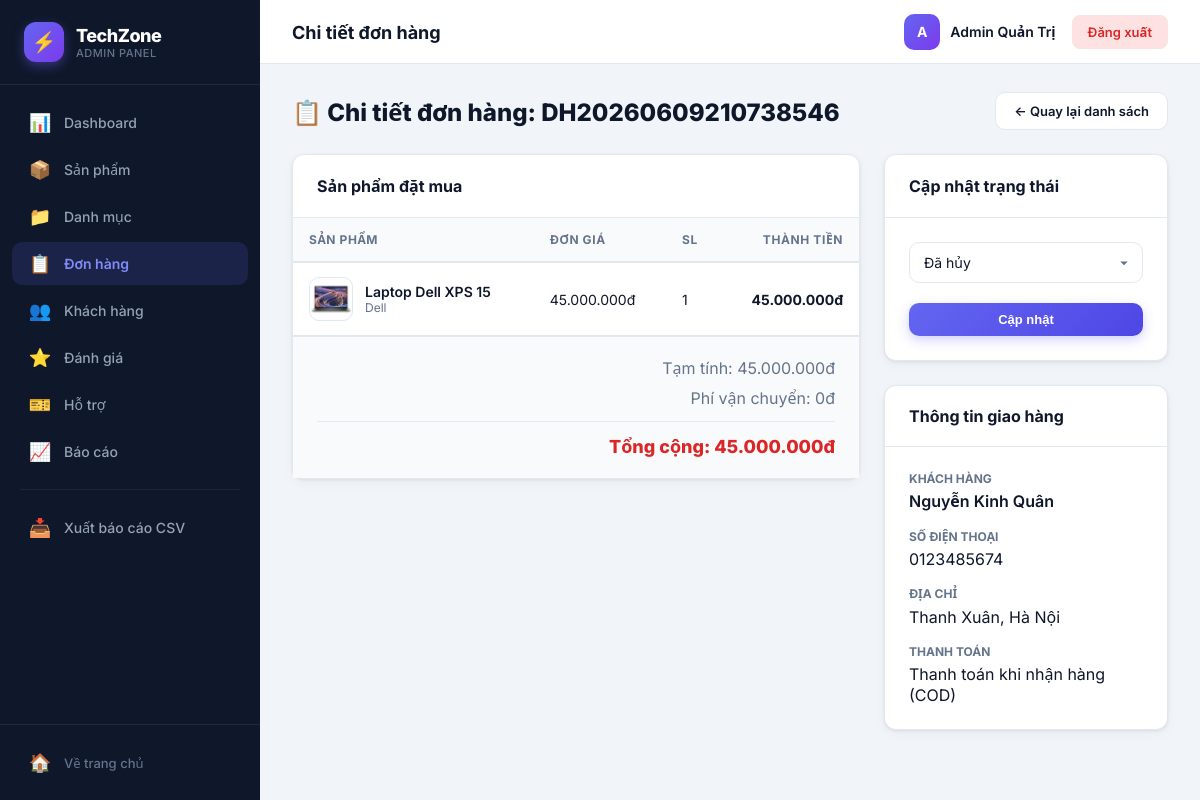
Page /admin/order_detail.php?id=6 (signed in) on the committed database.
### tables this page shows
CREATE TABLE `orders` (
  `id` int(10) UNSIGNED NOT NULL,
  `order_code` varchar(20) NOT NULL,
  `user_id` int(10) UNSIGNED DEFAULT NULL,
  `customer_name` varchar(100) NOT NULL,
  `customer_phone` varchar(20) NOT NULL,
  `customer_address` text NOT NULL,
  `note` text DEFAULT NULL,
  `subtotal` decimal(15,0) NOT NULL DEFAULT 0,
  `shipping_fee` decimal(15,0) NOT NULL DEFAULT 0,
  `total_price` decimal(15,0) NOT NULL DEFAULT 0,
  `payment_method` enum('qr','cod','momo','transfer') NOT NULL DEFAULT 'cod',
  `status` enum('Chờ xử lý','Đang giao','Đã hoàn thành','Đã hủy') NOT NULL DEFAULT 'Chờ xử lý',
  `created_at` datetime NOT NULL DEFAULT current_timestamp(),
  `updated_at` datetime NOT NULL DEFAULT current_timestamp() ON UPDATE current_timestamp()
);

CREATE TABLE `order_items` (
  `id` int(10) UNSIGNED NOT NULL,
  `order_id` int(10) UNSIGNED NOT NULL,
  `product_id` int(10) UNSIGNED DEFAULT NULL,
  `name` varchar(200) NOT NULL,
  `price` decimal(15,0) NOT NULL,
  `quantity` int(11) NOT NULL DEFAULT 1,
  `image_emoji` varchar(10) DEFAULT '?'
);

CREATE TABLE `products` (
  `id` int(10) UNSIGNED NOT NULL,
  `category_id` int(10) UNSIGNED NOT NULL,
  `name` varchar(200) NOT NULL,
  `brand` varchar(100) NOT NULL,
  `description` text DEFAULT NULL,
  `price` decimal(15,0) NOT NULL DEFAULT 0,
  `stock` int(11) NOT NULL DEFAULT 0,
  `image_emoji` varchar(10) DEFAULT '?',
  `image_file` varchar(255) DEFAULT NULL,
  `rating` decimal(2,1) NOT NULL DEFAULT 4.5,
  `featured` tinyint(1) NOT NULL DEFAULT 0,
  `created_at` datetime NOT NULL DEFAULT current_timestamp(),
  `updated_at` datetime NOT NULL DEFAULT current_timestamp() ON UPDATE current_timestamp()
);

### admin/order_detail.php (the view, shortened to what this page needs)
<?php
$pdo = getDB();
$id = (int)($_GET['id'] ?? 0);
$stmt = $pdo->prepare("SELECT * FROM orders WHERE id = ?");
$stmt->execute([$id]);
$order = $stmt->fetch();
$stmt = $pdo->prepare("
    SELECT oi.*, p.image_file, p.brand
    FROM order_items oi
    LEFT JOIN products p ON oi.product_id = p.id
    WHERE oi.order_id = ?
");
$stmt->execute([$id]);
$items = $stmt->fetchAll();
require_once __DIR__ . '/admin_layout.php';
?>
<div class="page-header">
    <h1>📋 Chi tiết đơn hàng: <?= htmlspecialchars($order['order_code']) ?></h1>
    <a href="orders.php" class="btn btn-outline">← Quay lại danh sách</a>
</div>
<div class="content-grid">
    <div style="display:flex;flex-direction:column;gap:24px;">
        <div class="card">
            <div class="card-header">
                <h3 class="card-title">Sản phẩm đặt mua</h3>
            </div>
            <div class="card-body" style="padding:0;">
                <table class="data-table">
                    <thead>
                        <tr>
                            <th>Sản phẩm</th>
                            <th>Đơn giá</th>
                            <th>SL</th>
                            <th style="text-align:right;">Thành tiền</th>
                        </tr>
                    </thead>
                    <tbody>
                        <?php foreach ($items as $item): ?>
                            <tr>
                                <td>
                                    <div class="product-cell">
                                        <?php if (!empty($item['image_file'])): ?>
                                            <img src="/bainhom/assets/images/<?= htmlspecialchars($item['image_file']) ?>" class="product-thumb">
                                        <?php else: ?>
                                            <div class="product-thumb" style="display:flex;align-items:center;justify-content:center;font-size:20px;"><?= $item['image_emoji'] ?></div>
                                        <?php endif; ?>
                                        <div>
                                            <div class="product-cell-name"><?= htmlspecialchars($item['name']) ?></div>
                                            <div class="product-cell-brand"><?= htmlspecialchars($item['brand'] ?? '—') ?></div>
                                        </div>
                                    </div>
                                </td>
                                <td><?= number_format($item['price'], 0, ',', '.') ?>đ</td>
                                <td><?= $item['quantity'] ?></td>
                                <td style="text-align:right;font-weight:700;"><?= number_format($item['price'] * $item['quantity'], 0, ',', '.') ?>đ</td>
                            </tr>
                        <?php endforeach; ?>
                    </tbody>
                </table>
                <div style="padding:20px 24px;background:#f8fafc;border-top:1px solid var(--border);text-align:right;">
                    <div style="margin-bottom:8px;color:var(--text-sub);">Tạm tính: <?= number_format($order['subtotal'], 0, ',', '.') ?>đ</div>
                    <div style="margin-bottom:8px;color:var(--text-sub);">Phí vận chuyển: <?= number_format($order['shipping_fee'], 0, ',', '.') ?>đ</div>
                    <div style="font-size:18px;font-weight:800;color:#dc2626;margin-top:12px;padding-top:12px;border-top:1px solid #e2e8f0;">
                        Tổng cộng: <?= number_format($order['total_price'], 0, ',', '.') ?>đ
                    </div>
                </div>
            </div>
        </div>
    </div>
    <div style="display:flex;flex-direction:column;gap:24px;">
        <div class="card">
            <div class="card-header">
                <h3 class="card-title">Cập nhật trạng thái</h3>
            </div>
            <div class="card-body">
                <form action="update_order_status.php" method="POST">
                    <div class="form-group">
                        <select name="status" class="form-control">
                            <option value="Đã hủy" <?= $order['status'] === 'Đã hủy' ? 'selected' : '' ?>>Đã hủy</option>
                        </select>
                    </div>
                    <button type="submit" class="btn btn-primary" style="width:100%;justify-content:center;">Cập nhật</button>
                </form>
            </div>
        </div>
        <div class="card">
            <div class="card-header">
                <h3 class="card-title">Thông tin giao hàng</h3>
            </div>
            <div class="card-body">
                <div style="display:grid;gap:16px;">
                    <div>
                        <div style="font-size:12px;color:var(--text-sub);text-transform:uppercase;font-weight:700;margin-bottom:4px;">Khách hàng</div>
                        <div style="font-weight:600;"><?= htmlspecialchars($order['customer_name']) ?></div>
                    </div>
                    <div>
                        <div style="font-size:12px;color:var(--text-sub);text-transform:uppercase;font-weight:700;margin-bottom:4px;">Số điện thoại</div>
                        <div><?= htmlspecialchars($order['customer_phone']) ?></div>
                    </div>
                    <div>
                        <div style="font-size:12px;color:var(--text-sub);text-transform:uppercase;font-weight:700;margin-bottom:4px;">Địa chỉ</div>
                        <div><?= nl2br(htmlspecialchars($order['customer_address'])) ?></div>
                    </div>
                    <div>
                        <div style="font-size:12px;color:var(--text-sub);text-transform:uppercase;font-weight:700;margin-bottom:4px;">Thanh toán</div>
                        <div>
                            <?php
                            echo match($order['payment_method']) {
                                'cod' => 'Thanh toán khi nhận hàng (COD)',
                                'momo' => 'Ví MoMo',
                                'qr' => 'Chuyển khoản QR',
                                default => strtoupper($order['payment_method'])
                            };
                            ?>
                        </div>
                    </div>
                </div>
            </div>
        </div>
    </div>
</div>
<?php require_once __DIR__ . '/admin_footer.php'; ?>

### admin/admin_layout.php (style rules this page uses)
*, *::before, *::after { box-sizing: border-box; margin: 0; padding: 0; }
:root { --sidebar-w: 260px; --topbar-h: 64px; --primary: #6366f1; --primary-dark: #4f46e5; --primary-light: #818cf8; --bg: #f1f5f9; --card: #ffffff; --text: #0f172a; --text-sub: #64748b; --border: #e2e8f0; --success: #22c55e; --warning: #f59e0b; --danger: #ef4444; --info: #3b82f6; --sidebar-bg: #0f172a; --sidebar-hover: #1e293b; --sidebar-active: rgba(99, 102, 241, 0.15); --radius: 12px; --shadow: 0 1px 3px rgba(0,0,0,0.08), 0 4px 12px rgba(0,0,0,0.04); --shadow-lg: 0 10px 30px rgba(0,0,0,0.08), 0 4px 12px rgba(0,0,0,0.05); }
body { font-family: 'Inter', system-ui, -apple-system, sans-serif; background: var(--bg); color: var(--text); min-height: 100vh; }
.card { background: var(--card); border-radius: var(--radius); box-shadow: var(--shadow); border: 1px solid var(--border); }
.card-header { padding: 20px 24px; border-bottom: 1px solid var(--border); display: flex; align-items: center; justify-content: space-between; gap: 16px; }
.card-title { font-size: 16px; font-weight: 700; color: var(--text); }
.card-body { padding: 24px; }
table.data-table { width: 100%; border-collapse: collapse; }
table.data-table thead { background: #f8fafc; }
table.data-table th { padding: 13px 16px; text-align: left; font-size: 12px; font-weight: 700; color: var(--text-sub); text-transform: uppercase; letter-spacing: 0.05em; white-space: nowrap; border-bottom: 2px solid var(--border); }
table.data-table td { padding: 14px 16px; font-size: 14px; border-bottom: 1px solid var(--border); vertical-align: middle; }
table.data-table tbody tr { transition: background 0.15s; }
.btn { display: inline-flex; align-items: center; gap: 6px; padding: 9px 18px; border-radius: 10px; font-size: 13px; font-weight: 600; text-decoration: none; border: none; cursor: pointer; transition: all 0.2s ease; white-space: nowrap; }
.btn-primary { background: linear-gradient(135deg, var(--primary), var(--primary-dark)); color: #fff; box-shadow: 0 4px 12px rgba(99,102,241,0.3); }
.btn-outline { background: #fff; border: 1px solid var(--border); color: var(--text); }
.form-group { margin-bottom: 20px; }
.form-control { width: 100%; padding: 10px 14px; border: 1px solid var(--border); border-radius: 10px; font-size: 14px; font-family: inherit; color: var(--text); background: #fff; transition: all 0.2s; }
select.form-control { cursor: pointer; appearance: none; background-repeat: no-repeat; background-position: right 12px center; padding-right: 36px; }
.content-grid { display: grid; grid-template-columns: 2fr 1fr; gap: 24px; }
.product-thumb { width: 44px; height: 44px; border-radius: 10px; object-fit: cover; background: #f1f5f9; border: 1px solid var(--border); }
.product-cell { display: flex; align-items: center; gap: 12px; }
.product-cell-name { font-weight: 600; color: var(--text); }
.product-cell-brand { font-size: 12px; color: var(--text-sub); }
.page-header { display: flex; align-items: center; justify-content: space-between; margin-bottom: 24px; gap: 16px; flex-wrap: wrap; }
.page-header h1 { font-size: 24px; font-weight: 800; color: var(--text); }

### rows in the picture
orders: order_code "DH20260609210738546", subtotal "45.000.000", shipping_fee "0", total_price "45.000.000", status "Đã hủy", customer_name "Nguyễn Kinh Quân", customer_phone "0123485674", customer_address "Thanh Xuân, Hà Nội", payment_method "Thanh toán khi nhận hàng (COD)"
order_items: product.image_file (picture), name "Laptop Dell XPS 15", product.brand "Dell", price "45.000.000", quantity "1", $item['price'] * $item['quantity'] "45.000.000"

### other values in the picture
$item['icon'] "📊"
$item['label'] "Dashboard"
$item['icon'] "📦"
$item['label'] "Sản phẩm"
$item['icon'] "📁"
$item['label'] "Danh mục"
$item['icon'] "📋"
$item['label'] "Đơn hàng"
$item['icon'] "👥"
$item['label'] "Khách hàng"
$item['icon'] "⭐"
$item['label'] "Đánh giá"
$item['icon'] "🎫"
$item['label'] "Hỗ trợ"
$item['icon'] "📈"
